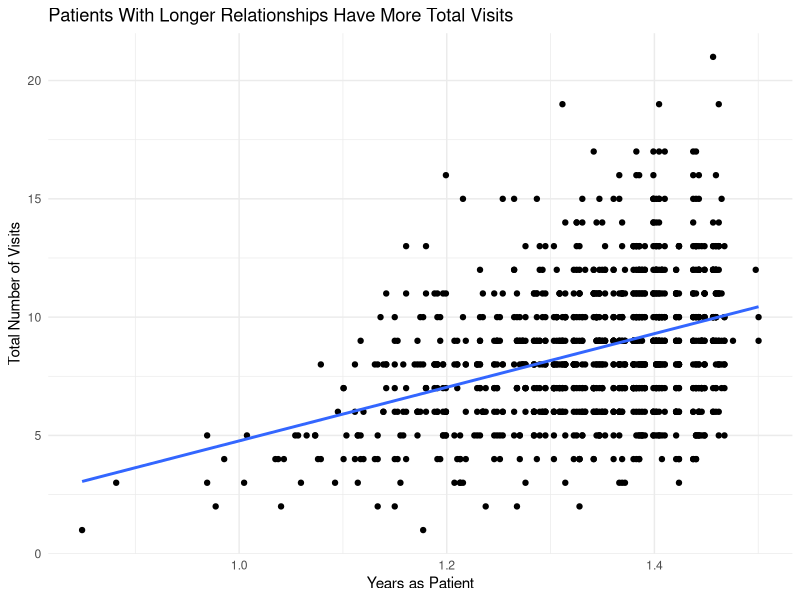

Here is the R script that generated this plot:
library(ggplot2)
library(dplyr)

patients <- read.csv("Fake Data For Final Project - Fake Patient Info.csv")
appointments <- read.csv("Fake Data For Final Project - Fake Appointment Info.csv")

appointments$Appt.Date <- as.POSIXct(
  appointments$Appt.Date,
  format = "%m/%d/%y %H:%M"
)

appointments$Appt.Date <- as.Date(appointments$Appt.Date)

patient_summary <- appointments %>%
  group_by(Patient.Name) %>%
  summarise(
    FirstVisit = min(Appt.Date),
    TotalVisits = n()
  )

patient_summary$LengthWithUs <- as.numeric(
  difftime(Sys.Date(), patient_summary$FirstVisit, units = "days")
) / 365.25

ggplot(patient_summary, aes(x = LengthWithUs, y = TotalVisits)) +
  geom_point() +
  geom_smooth(method = "lm", se = FALSE) +
  labs(
    title = "Patients With Longer Relationships Have More Total Visits",
    x = "Years as Patient",
    y = "Total Number of Visits"
  ) +
  theme_minimal()
